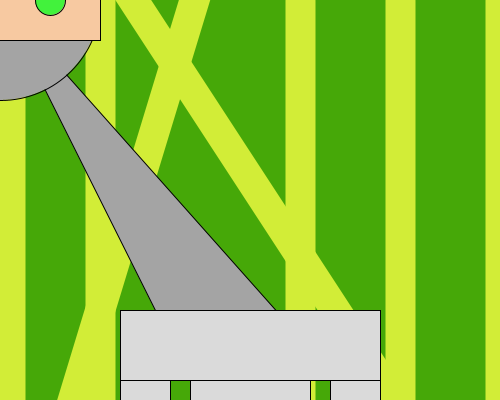
Frame 1 (no input)
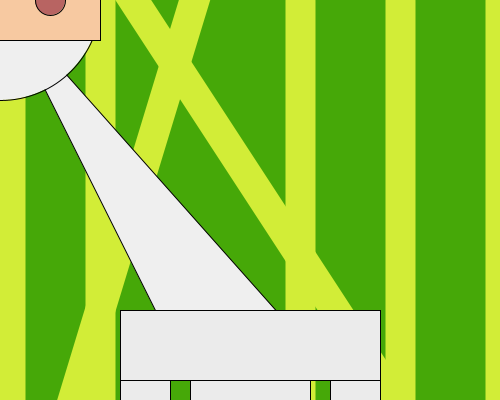
Frame 60 (the mouse pressed at the canvas centre just before this capture)
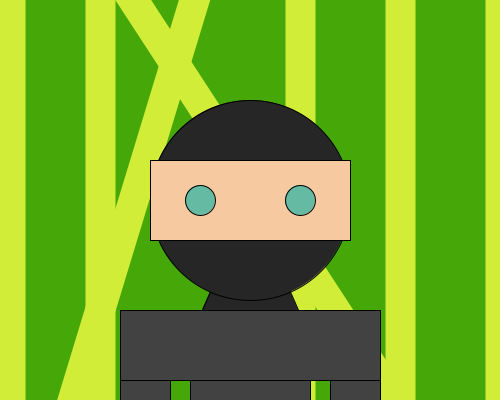
Frame 120 (the mouse held since frame 60 and released just before this capture)

The Processing sketch that drew these frames (run headless with seeded random() and noise(); from frame 60 on, the mouse is pressed at the canvas centre):

// Processing sketch: processing_163828
// ── processing_163828.pde

void setup() {
size(500, 400);
background(70, 168, 8);
}

void draw() {
background(70, 168, 8);
stroke(210, 237, 55);
strokeWeight(30);
line(300, 0, 300, 500);
line(500, 0, 500, 500);
line(10, 0, 10, 500);
line(100, 0, 100, 500);
line(400, 0, 400, 500);
line(60, 440, 200, -20);
line(420, 440, 120, -20);
strokeWeight(1);
stroke(0, 0, 0);
fill(random(255));
triangle(mouseX, mouseY, 180, 360, 320, 360);
ellipse(mouseX, mouseY, 200, 200);
fill(247, 201, 161);
rect(mouseX-100, mouseY-40, 200, 80);
fill(random(255), random(255), random(255));
ellipse(mouseX-50, mouseY, 30,30);
ellipse(mouseX+50, mouseY, 30, 30);
fill(random(255));
rect(120, 310, 260, 70);
rect(120, 380, 50, 20);
rect(330, 380, 50, 20);
rect(190, 380, 120, 20);
}
